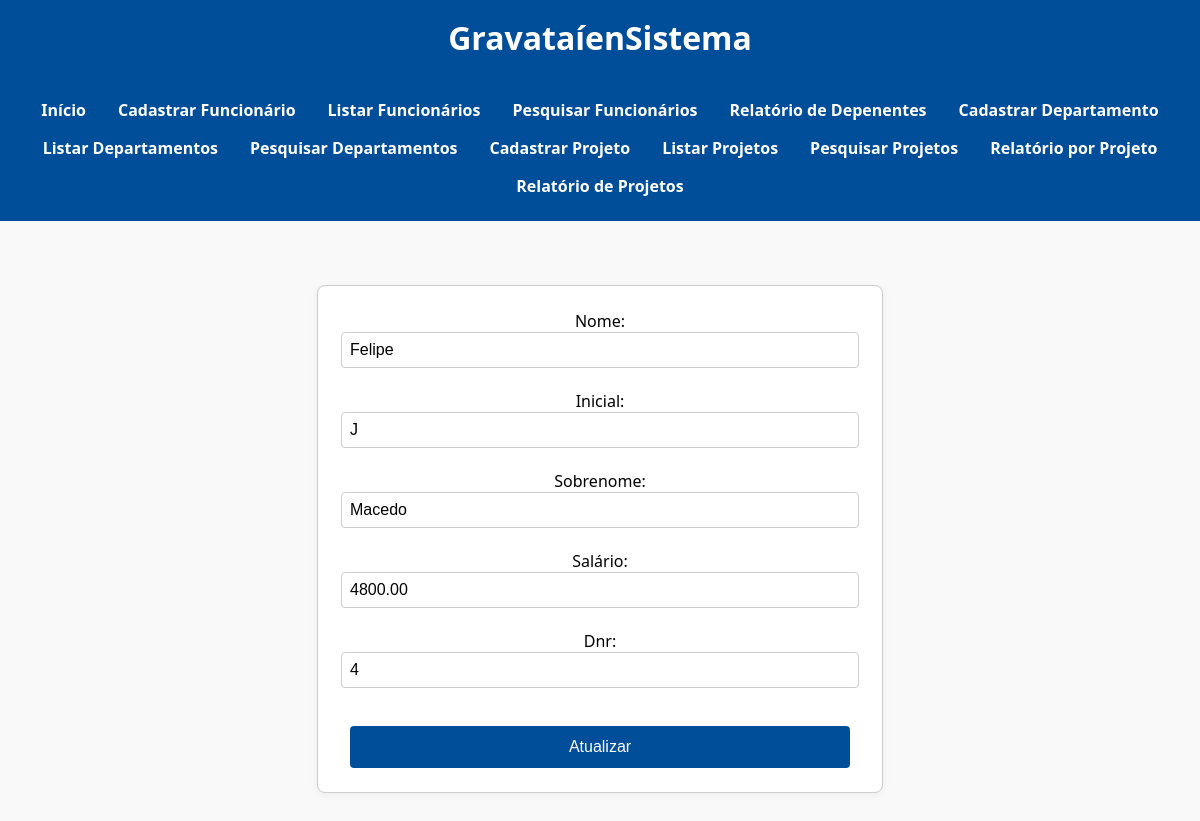
The app's page /editar_funcionario.php?cpf=05353023048 with its own data.
### tables this page shows
CREATE TABLE `funcionario` (
  `Pnome` varchar(50) DEFAULT NULL,
  `Minicial` varchar(50) DEFAULT NULL,
  `Unome` varchar(50) DEFAULT NULL,
  `Cpf` varchar(11) NOT NULL,
  `Datanasc` date DEFAULT NULL,
  `Endereco` varchar(100) DEFAULT NULL,
  `Sexo` varchar(10) DEFAULT NULL,
  `Salario` decimal(10,2) DEFAULT NULL,
  `Cpf_supervisor` varchar(11) DEFAULT NULL,
  `Dnr` int(11) DEFAULT NULL
);

### editar_funcionario.php (the view, shortened to what this page needs)
<?php
include("conexao.php");
include('header.php');
$cpf = $_GET['cpf'];
if ($_SERVER["REQUEST_METHOD"] === "POST") {
    $pnome = $_POST['pnome'];
    $minicial = $_POST['minicial'];
    $unome = $_POST['unome'];
    $salario = $_POST['salario'];
    $dnr = $_POST['dnr'];
    $stmt = $conn->prepare("UPDATE FUNCIONARIO SET Pnome=?, Minicial=?, Unome=?, Salario=?, Dnr=? WHERE Cpf=?");
    $stmt->bind_param("sssdis", $pnome, $minicial, $unome, $salario, $dnr, $cpf);
    $stmt->execute();
    header("Location: lista_funcionarios.php");
} else {
    $stmt = $conn->prepare("SELECT Pnome, Minicial, Unome, Salario, Dnr FROM FUNCIONARIO WHERE Cpf=?");
    $stmt->bind_param("s", $cpf);
    $stmt->execute();
    $stmt->bind_result($pnome, $minicial, $unome, $salario, $dnr);
}
?>
<form method="POST">
    Nome: <input name="pnome" value="<?= $pnome ?>"><br>
    Inicial: <input name="minicial" value="<?= $minicial ?>"><br>
    Sobrenome: <input name="unome" value="<?= $unome ?>"><br>
    Salário: <input name="salario" value="<?= $salario ?>"><br>
    Dnr: <input name="dnr" value="<?= $dnr ?>"><br>
    <input type="submit" value="Atualizar">
</form>

### style.css (style rules this page uses)
body { font-family: 'Segoe UI', Tahoma, Geneva, Verdana, sans-serif; margin: 0; background-color: #f9f9f9; }
form { width: 100%; max-width: 500px; margin: 2rem auto; padding: 1.5rem 2rem; background-color: #ffffff; border: 1px solid #ccc; border-radius: 8px; box-shadow: 0px 2px 8px rgba(0, 0, 0, 0.05); display: flex; flex-direction: column; align-items: center; }
form input, form select { width: 100%; padding: 0.5rem; border: 1px solid #ccc; border-radius: 4px; font-size: 1rem; }
input[type="submit"] { background-color: #004d99; color: white; border: none; padding: 0.75rem 1.5rem; border-radius: 4px; font-size: 1rem; cursor: pointer; margin-top: 1rem; }

### records on screen
funcionario: pnome "Felipe", minicial "J", unome "Macedo", salario "4800.00", dnr "4"
